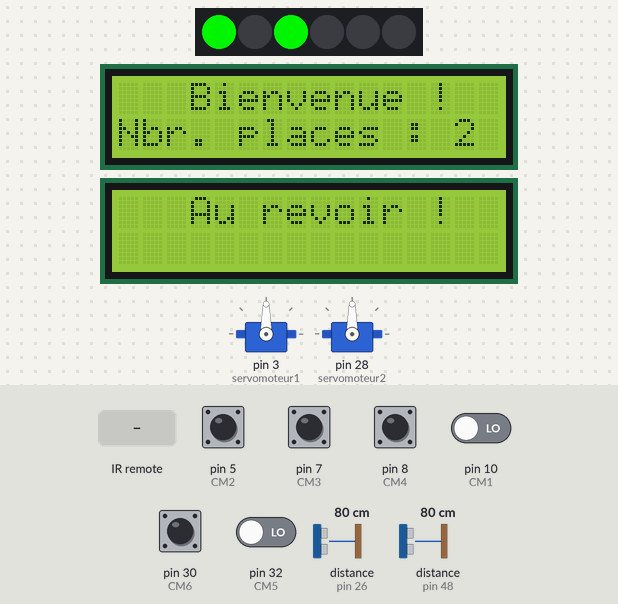
Recording of a sketch running on a simulated Arduino Mega 2560, built with avr-gcc and run on an emulated ATmega2560. Shown: 6 RGB LEDs in strip order, left to right, 2 × servo, 2 × 16×2 character LCD. Wiring (inferred from the names in the program): 2 × ultrasonic range finder: trigger pin 24, echo pin 26 / trigger pin 50, echo pin 48. The inputs (shaded band) are chosen by the test bench; at power-on: pin 5 (CM2), pin 7 (CM3), pin 8 (CM4), pin 30 (CM6) HIGH, pin 10 (CM1), pin 32 (CM5) LOW, distance to the obstacle (sensors on pin 48, pin 26) 80 cm. The echo pulse lasts 58.3 µs per cm; what the sketch prints to the serial monitor is not drawn.

Above: at 1.3 s.
1.4 s: distance to the obstacle (sensor on pin 48) set to 4 cm
At 2.3 s:
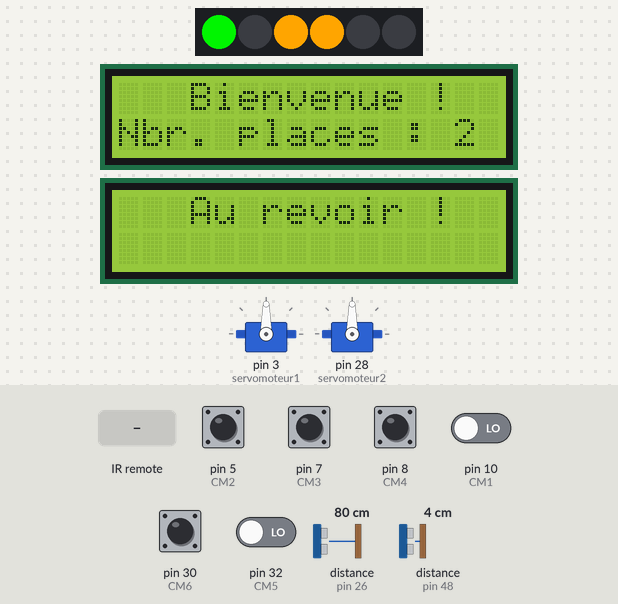
3.6 s: distance to the obstacle (sensor on pin 26) set to 2 cm
At 4.9 s:
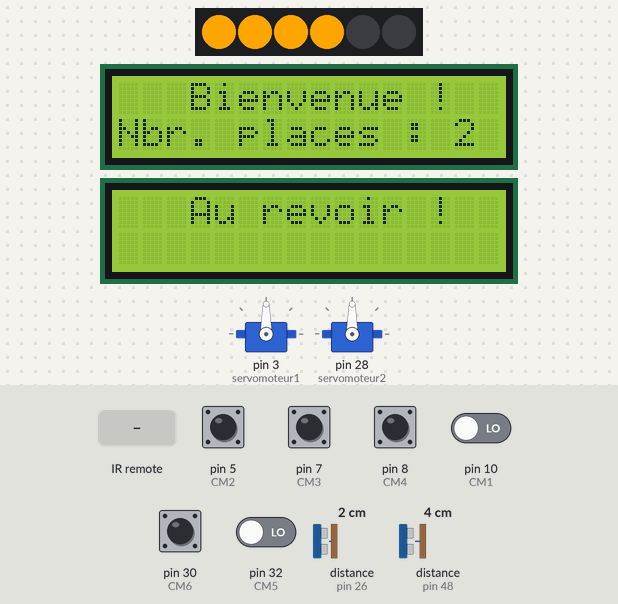
5.2 s: infrared code 0xBF40FF00 received
At 7.29 s:
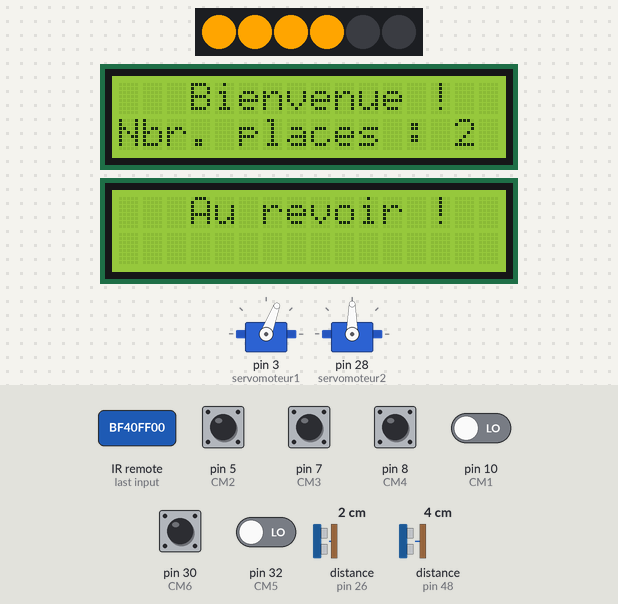
8.2 s: infrared code 0xEA15FF00 received
At 13.4 s:
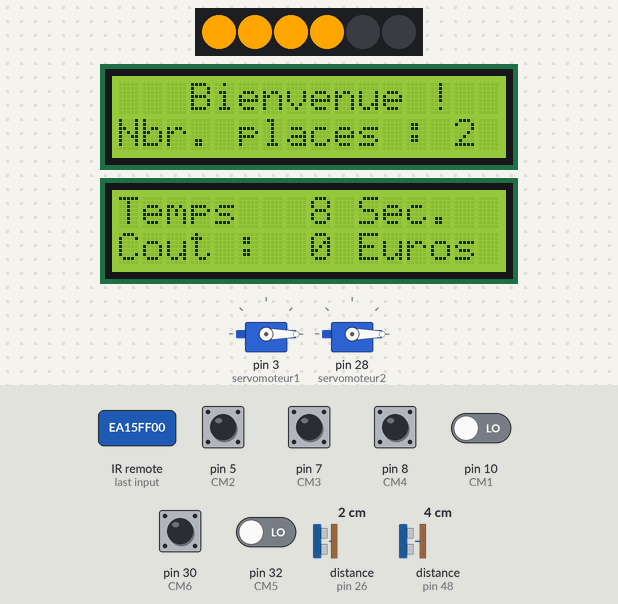
Timing chart, 0 to 14.9 s (numbered marks = the images above; inputs shaded):
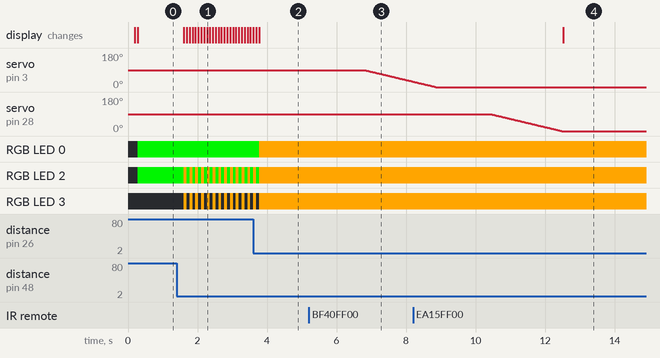

The sketch:

Projet_Final.ino
```cpp
#include <IRremote.hpp>
#include <Adafruit_NeoPixel.h>
#include <Servo.h>
#include <Wire.h>
#include <LiquidCrystal_I2C.h>

LiquidCrystal_I2C lcd1(0x27, 16, 2); // << Address 1
LiquidCrystal_I2C lcd2(0x26, 16, 2); // << Address 2

Servo servomoteur1;
Servo servomoteur2;

int X=6;
Adafruit_NeoPixel strip = Adafruit_NeoPixel(X, 9, NEO_GRB + NEO_KHZ800);


unsigned long MS;
unsigned long start;
int temps_stationnementA=0;
int temps_stationnementsecA=0;
int temps_stationnementminA=0;
int temps_stationnementfinA=0;

int temps_stationnementB=0;
int temps_stationnementsecB=0;
int temps_stationnementminB=0;
int temps_stationnementfinB=0;

int paiementA=0;
int paiementB=0;

const int trig_ultrason1 = 24;
const int echo_ultrason1 =26;
float DCU1 = 0;

const int trig_ultrason2 = 50;
const int echo_ultrason2 =48;
float DCU2 = 0;

int nmbr_places=2;

const int CM1=10;
const int CM2=5;
const int CM3=7;
const int CM4=8;
const int CM5=32;
const int CM6=30;

int ECM1=0;
int ECM2=0;
int ECM3=0;
int ECM4=0;
int ECM5=0;
int ECM6=0;

int pos_arceau1 = 1;
int pos_arceau2 = 1;

int ECIA=0;
int ECIB=0;

IRrecv IR(6);

void setup() {

  Serial.begin(9600);

  pinMode(CM1,INPUT);
  pinMode(CM2,INPUT);
  pinMode(CM3,INPUT);
  pinMode(CM4,INPUT);

  strip.begin();
  strip.show();

  servomoteur1.attach(3);
  servomoteur2.attach(28);

  IR.enableIRIn();

  pinMode(echo_ultrason1, INPUT);
  pinMode(trig_ultrason1, OUTPUT);
  digitalWrite(trig_ultrason1, HIGH);
  digitalWrite(trig_ultrason1, LOW);
  DCU1 = pulseIn(echo_ultrason1,HIGH)/58;

  pinMode(echo_ultrason2, INPUT);
  pinMode(trig_ultrason2, OUTPUT);
  digitalWrite(trig_ultrason2, HIGH);
  digitalWrite(trig_ultrason2, LOW);
  DCU2 = pulseIn(echo_ultrason2,HIGH)/58;

  lcd1.init();
  lcd1.backlight();
  lcd2.init();
  lcd2.backlight();

  start=millis();

  lcd2.setCursor(3, 0);
  lcd2.print("Au revoir !");
}
void arceau_se_baisse1() {

  for (int position = 90; position >=0; position --){
        Serial.println("L'arceau 1 se baisse");
        servomoteur1.write(position);
        delay(15);
        pos_arceau1=0;
        ECIA=0;
        ECIB=0;
    }

}
void arceau_se_leve1() {
  for (int position = 0; position <=90; position ++){
        Serial.println("L'arceau 1 se lève");
        servomoteur1.write(position);
        delay(15);
        pos_arceau1=1;
        ECIA=0;
        ECIB=0;


    }

}
void arceau_se_baisse2() {

  for (int position = 90; position >=0; position --){
        Serial.println("L'arceau 2 se baisse");
        servomoteur2.write(position);
        delay(15);
        pos_arceau2=0;
        ECIB=0;
        ECIA=0;
    }

}
void arceau_se_leve2() {
  for (int position = 0; position <=90; position ++){
        Serial.println("L'arceau 2 se lève");
        servomoteur2.write(position);
        delay(15);
        pos_arceau2=1;
        ECIB=0;
        ECIA=0;

    }

}
void paiement_A() {
  temps_stationnementsecA=((MS / 1000) % 60)-temps_stationnementsecA;
  temps_stationnementminA=((MS / 1000) / 60)-temps_stationnementminA;
  temps_stationnementfinA=temps_stationnementsecA+60*temps_stationnementminA;
  if(temps_stationnementfinA>0 && temps_stationnementfinA<=30){
    paiementA=temps_stationnementfinA*0.50;

  }
  if(temps_stationnementfinA>30 && temps_stationnementfinA<=50){
    paiementA=temps_stationnementfinA*0.40;

}
if(temps_stationnementfinA>50 && temps_stationnementfinA<=400){
    paiementA=temps_stationnementfinA*0.30;

}
  lcd2.clear();
  lcd2.setCursor(0, 0);
  lcd2.print("Temps");
  lcd2.setCursor(8, 0);
  lcd2.print(temps_stationnementfinA);
  lcd2.setCursor(12, 0);
  lcd2.print("Sec.");
  lcd2.setCursor(0, 1);
  lcd2.print("Cout :");
  lcd2.setCursor(8, 1);
  lcd2.print(paiementA);
  temps_stationnementminA=0;
  temps_stationnementsecA=0;
  lcd2.setCursor(10, 1);
  lcd2.print("Euros");
  delay(7000);
  lcd2.clear();
  lcd2.setCursor(3, 0);
  lcd2.print("Au revoir !");
}
void paiement_B() {
  temps_stationnementsecB=((MS / 1000) % 60)-temps_stationnementsecB;
  temps_stationnementminB=((MS / 1000) / 60)-temps_stationnementminB;
  temps_stationnementfinB=temps_stationnementsecB+60*temps_stationnementminB;

  if(temps_stationnementfinA>0 && temps_stationnementfinA<=30){
    paiementB=temps_stationnementfinB*0.50;

  }
  if(temps_stationnementfinB>30 && temps_stationnementfinB<=50){
    paiementB=temps_stationnementfinB*0.40;

}
if(temps_stationnementfinB>50 && temps_stationnementfinB<=400){
    paiementB=temps_stationnementfinB*0.30;

}
  lcd2.clear();
  lcd2.setCursor(0, 0);
  lcd2.print("Temps");
  lcd2.setCursor(8, 0);
  lcd2.print(temps_stationnementfinB);
  lcd2.setCursor(10, 0);
  lcd2.print("Sec.");
  lcd2.setCursor(0, 1);
  lcd2.print("Cout :");
  lcd2.setCursor(8, 1);
  lcd2.print(paiementB);
  temps_stationnementminB=0;
  temps_stationnementsecB=0;
  lcd2.setCursor(10, 1);
  lcd2.print("Euros");
  delay(7000);
  lcd2.clear();
  lcd2.setCursor(3, 0);
  lcd2.print("Au revoir !");
}

void loop() {

  MS = millis()-start;

  Serial.println("ECIA=");
  Serial.println(ECIA);
  Serial.println("ECIB=");
  Serial.println(ECIB);
  if(IR.decode()){
    Serial.println(IR.decodedIRData.decodedRawData, HEX);
  if(IR.decodedIRData.decodedRawData == 0xBF40FF00){
    ECIA=1;
    }
    else if(IR.decodedIRData.decodedRawData == 0xEA15FF00){
    ECIB=1;
    }
  delay(1500);
  IR.resume();
}


  ECM1=digitalRead(CM1);
    Serial.println("ECM1=");
    Serial.println(ECM1);

  ECM2=digitalRead(CM2);
    Serial.println("ECM2=");
    Serial.println(ECM2);

  ECM3=digitalRead(CM3);
    Serial.println("ECM3=");
    Serial.println(ECM3);

  ECM4=digitalRead(CM4);
    Serial.println("ECM4=");
    Serial.println(ECM4);

 ECM5=digitalRead(CM5);
    Serial.println("ECM5=");
    Serial.println(ECM5);

 ECM6=digitalRead(CM6);
    Serial.println("ECM6=");
    Serial.println(ECM6);

  if(pos_arceau1==1&&ECIA==1&&ECM1==0){
    arceau_se_baisse1();
    temps_stationnementsecA=((MS / 1000) % 60);
    temps_stationnementminA=((MS / 1000) / 60);
  }
  if(pos_arceau1==1&&ECIB==1&&ECM1==0){
    arceau_se_baisse1();
    temps_stationnementsecB=((MS / 1000) % 60);
    temps_stationnementminB=((MS / 1000) / 60);
  }
  if(ECM1==1&&ECM2==1&&pos_arceau1==0){
    arceau_se_leve1();
  }

  if(pos_arceau2==1&&ECIA==1&&ECM5==0){
    arceau_se_baisse2();
    paiement_A();
  }
  if(pos_arceau2==1&&ECIB==1&&ECM5==0){
    arceau_se_baisse2();
    paiement_B();
  }
  if(ECM5==1&&ECM6==1&&pos_arceau2==0){
    arceau_se_leve2();
  }

  strip.show();

 if(ECM3==0){
  strip.setPixelColor(0, 223, 0, 0);
  strip.setPixelColor(1, 0, 0, 0);

}
else{
  strip.setPixelColor(1, 0, 0, 0);
  strip.setPixelColor(0, 0, 223, 0);

}
if(ECM4==0){
  strip.setPixelColor(2, 223, 0, 0);
  strip.setPixelColor(3, 0, 0, 0);

}

else{
    strip.setPixelColor(3, 0, 0, 0);
    strip.setPixelColor(2, 0, 223, 0);

}

if(ECM3==1&&ECM4==1){
  nmbr_places=2;
}
if(ECM3==0&&ECM4==1){
  nmbr_places=1;
}
if(ECM3==1&&ECM4==0){
  nmbr_places=1;
}
if(ECM3==0&&ECM4==0){
  nmbr_places=0;
}
  lcd1.setCursor(3, 0);
  lcd1.print("Bienvenue !");
  lcd1.setCursor(0, 1);
  lcd1.print("Nbr. places :");
  lcd1.setCursor(14, 1);
  lcd1.print(nmbr_places);


if (DCU1<= 2){
  /*tone (13, 12000);*/
   strip.setPixelColor(0, 255,165,0);
   strip.setPixelColor(1, 255,165,0);
 }
  /*else{
  noTone(13);
 }*/
digitalWrite(trig_ultrason1, HIGH);
  delayMicroseconds(10);
  digitalWrite(trig_ultrason1, LOW);
  DCU1 = pulseIn(echo_ultrason1,HIGH)/58;

  if (DCU2<= 3){
  /*tone (52, 12000);*/
   strip.setPixelColor(2, 255,165,0);
   strip.setPixelColor(3, 255,165,0);
 }
 /*else{
  noTone(52);
 }*/
  digitalWrite(trig_ultrason2, HIGH);
  delayMicroseconds(10);
  digitalWrite(trig_ultrason2, LOW);
  DCU2 = pulseIn(echo_ultrason2,HIGH)/58;

}
```

Measured:
- after the input at 1.4 s, RGB LED 2: alternates RGB(255, 165, 0) for 0.08 s and RGB(0, 223, 0) for 0.08 s, starting after 0.21 s; RGB LED 3: alternates RGB(255, 165, 0) for 0.08 s and off for 0.08 s, starting after 0.21 s
- after the input at 5.2 s, servo on pin 3 (servomoteur1): moves from 90° to 29° over 1.4 s, starting after 1.6 s
- after the input at 8.2 s, servo on pin 28 (servomoteur2): moves from 90° to 0° over 2.0 s, starting after 2.2 s; the display: changes after 4.3 s (image 4)
